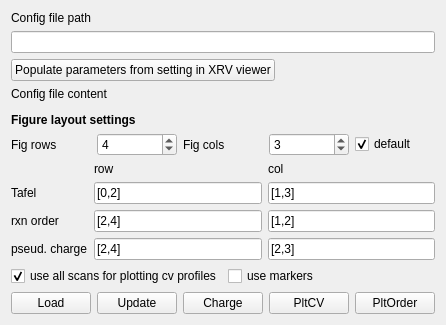
          <widget class="QWidget" name="tab_9">
           <attribute name="title">
            <string>CV setup</string>
           </attribute>
           <layout class="QVBoxLayout" name="verticalLayout_8">
            <item>
             <widget class="QLabel" name="label_27">
              <property name="text">
               <string>Config file path</string>
              </property>
             </widget>
            </item>
            <item>
             <widget class="QLineEdit" name="lineEdit_cv_config_path"/>
            </item>
            <item>
             <layout class="QHBoxLayout" name="horizontalLayout_27">
              <item>
               <widget class="QPushButton" name="pushButton_get_pars">
                <property name="text">
                 <string>Populate parameters from setting in XRV viewer</string>
                </property>
               </widget>
              </item>
              <item>
               <spacer name="horizontalSpacer_7">
                <property name="orientation">
                 <enum>Qt::Horizontal</enum>
                </property>
                <property name="sizeHint" stdset="0">
                 <size>
                  <width>40</width>
                  <height>20</height>
                 </size>
                </property>
               </spacer>
              </item>
             </layout>
            </item>
            <item>
             <widget class="QLabel" name="label_28">
              <property name="text">
               <string>Config file content</string>
              </property>
             </widget>
            </item>
            <item>
             <widget class="Parameters" name="widget_par_tree" native="true"/>
            </item>
            <item>
             <widget class="QLabel" name="label_46">
              <property name="font">
               <font>
                <weight>75</weight>
                <bold>true</bold>
               </font>
              </property>
              <property name="text">
               <string>Figure layout settings</string>
              </property>
             </widget>
            </item>
            <item>
             <layout class="QHBoxLayout" name="horizontalLayout_23">
              <item>
               <widget class="QLabel" name="label_38">
                <property name="text">
                 <string>Fig rows</string>
                </property>
               </widget>
              </item>
              <item>
               <widget class="QSpinBox" name="spinBox_rows">
                <property name="value">
                 <number>4</number>
                </property>
               </widget>
              </item>
              <item>
               <widget class="QLabel" name="label_39">
                <property name="text">
                 <string>Fig cols</string>
                </property>
               </widget>
              </item>
              <item>
               <widget class="QSpinBox" name="spinBox_cols">
                <property name="value">
                 <number>3</number>
                </property>
               </widget>
              </item>
              <item>
               <widget class="QCheckBox" name="checkBox_default">
                <property name="text">
                 <string>default</string>
                </property>
                <property name="checked">
                 <bool>true</bool>
                </property>
               </widget>
              </item>
             </layout>
            </item>
            <item>
             <layout class="QGridLayout" name="gridLayout_2">
              <item row="1" column="0">
               <widget class="QLabel" name="label_40">
                <property name="text">
                 <string>Tafel</string>
                </property>
               </widget>
              </item>
              <item row="0" column="1">
               <widget class="QLabel" name="label_44">
                <property name="sizePolicy">
                 <sizepolicy hsizetype="Fixed" vsizetype="Fixed">
                  <horstretch>0</horstretch>
                  <verstretch>0</verstretch>
                 </sizepolicy>
                </property>
                <property name="text">
                 <string>row</string>
                </property>
               </widget>
              </item>
              <item row="3" column="0">
               <widget class="QLabel" name="label_42">
                <property name="text">
                 <string>pseud. charge</string>
                </property>
               </widget>
              </item>
              <item row="2" column="0">
               <widget class="QLabel" name="label_41">
                <property name="text">
                 <string>rxn order</string>
                </property>
               </widget>
              </item>
              <item row="0" column="2">
               <widget class="QLabel" name="label_45">
                <property name="sizePolicy">
                 <sizepolicy hsizetype="Fixed" vsizetype="Fixed">
                  <horstretch>0</horstretch>
                  <verstretch>0</verstretch>
                 </sizepolicy>
                </property>
                <property name="text">
                 <string>col</string>
                </property>
               </widget>
              </item>
              <item row="1" column="1">
               <widget class="QLineEdit" name="lineEdit_row_tafel">
                <property name="text">
                 <string>[0,2]</string>
                </property>
               </widget>
              </item>
              <item row="1" column="2">
               <widget class="QLineEdit" name="lineEdit_col_tafel">
                <property name="text">
                 <string>[1,3]</string>
                </property>
               </widget>
              </item>
              <item row="2" column="1">
               <widget class="QLineEdit" name="lineEdit_row_rxn_order">
                <property name="text">
                 <string>[2,4]</string>
                </property>
               </widget>
              </item>
              <item row="2" column="2">
               <widget class="QLineEdit" name="lineEdit_col_rxn_order">
                <property name="text">
                 <string>[1,2]</string>
                </property>
               </widget>
              </item>
              <item row="3" column="1">
               <widget class="QLineEdit" name="lineEdit_row_charge">
                <property name="text">
                 <string>[2,4]</string>
                </property>
               </widget>
              </item>
              <item row="3" column="2">
               <widget class="QLineEdit" name="lineEdit_col_charge">
                <property name="text">
                 <string>[2,3]</string>
                </property>
               </widget>
              </item>
             </layout>
            </item>
            <item>
             <layout class="QHBoxLayout" name="horizontalLayout_11">
              <item>
               <widget class="QCheckBox" name="checkBox_use_all">
                <property name="text">
                 <string>use all scans for plotting cv profiles</string>
                </property>
                <property name="checked">
                 <bool>true</bool>
                </property>
               </widget>
              </item>
              <item>
               <widget class="QCheckBox" name="checkBox_use_marker">
                <property name="text">
                 <string>use markers</string>
                </property>
               </widget>
              </item>
             </layout>
            </item>
            <item>
             <layout class="QHBoxLayout" name="horizontalLayout_20">
              <item>
               <widget class="QPushButton" name="pushButton_load_cv_config">
                <property name="text">
                 <string>Load</string>
                </property>
               </widget>
              </item>
              <item>
               <widget class="QPushButton" name="pushButton_update_cv_config">
                <property name="text">
                 <string>Update</string>
                </property>
               </widget>
              </item>
              <item>
               <widget class="QPushButton" name="pushButton_cal_charge_2">
                <property name="text">
                 <string>Charge</string>
                </property>
               </widget>
              </item>
              <item>
               <widget class="QPushButton" name="pushButton_plot_cv">
                <property name="text">
                 <string>PltCV</string>
                </property>
               </widget>
              </item>
              <item>
               <widget class="QPushButton" name="pushButton_plot_reaction_order">
                <property name="text">
                 <string>PltOrder</string>
                </property>
               </widget>
              </item>
             </layout>
            </item>
           </layout>
          </widget>
